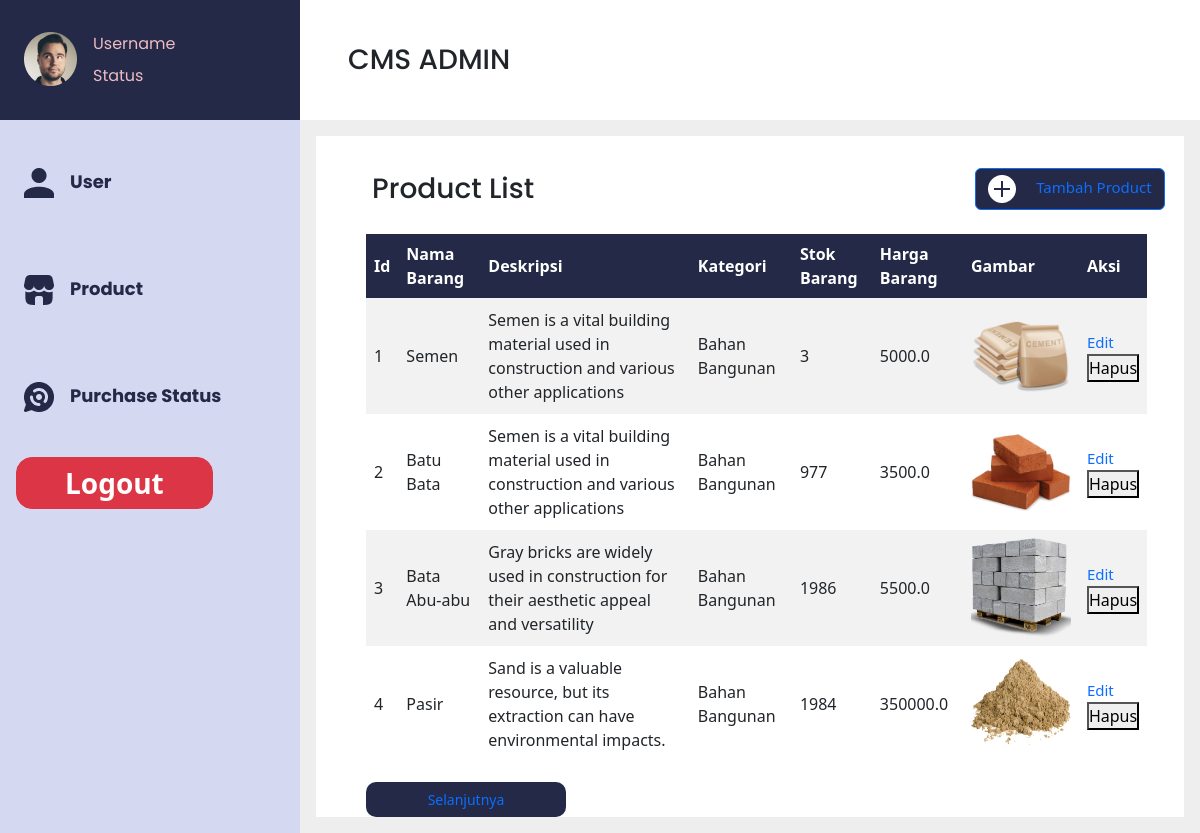
The page /admin_crud (signed in) on the database as committed earlier.
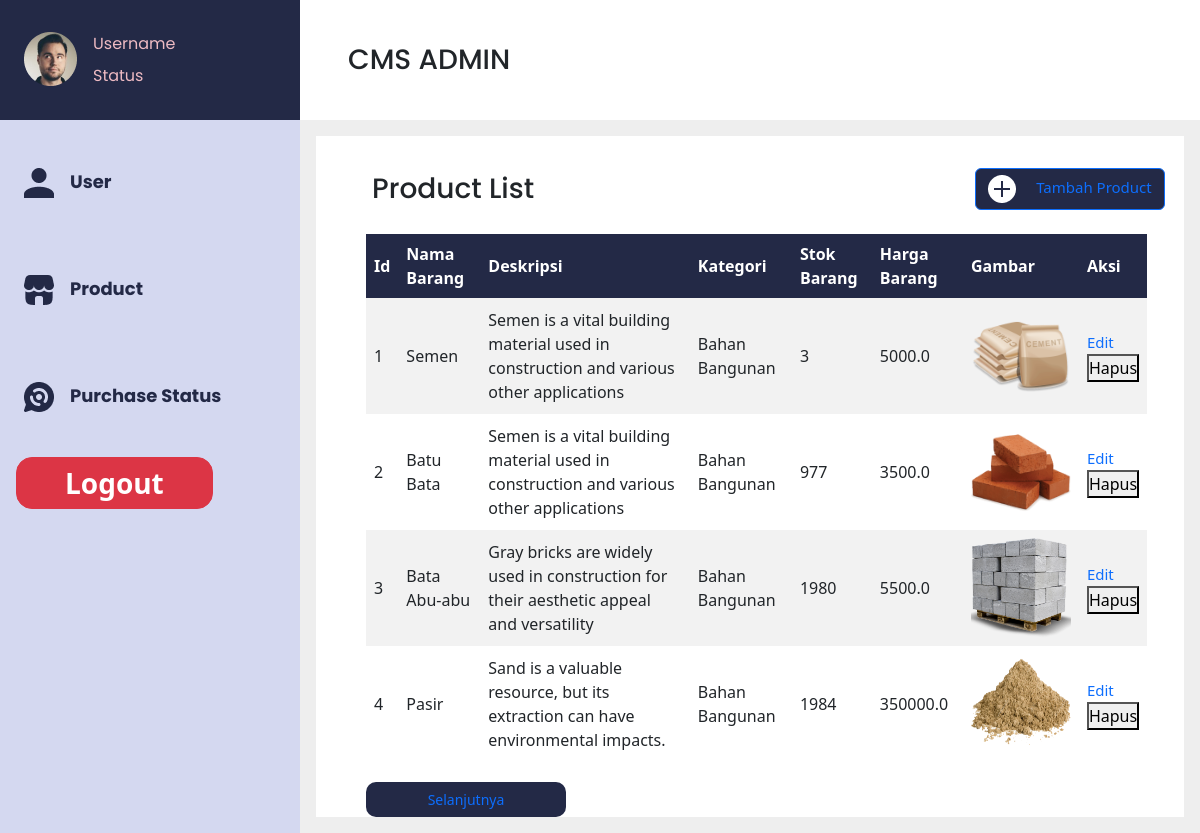
The same page on the database as committed later.
### models/product.py (models this page shows)
class Product(db.Model):
    __tablename__ = 'product'
    id_product = db.Column(db.Integer, primary_key=True)
    name = db.Column(db.String(100))
    desc = db.Column(db.String(100))
    category = db.Column(db.String(100))
    quantityInStock = db.Column(db.Integer)
    price = db.Column(db.Float)
    picture = db.Column(db.String(100))

### app.py (the view)
@app.route("/admin_crud")
@admin_required
def admin_crud():
    barang_list = Product.query.all()
    return render_template('admin_crud.html', barang_list=barang_list)

### app.py (called while the page is built)
def admin_required(func):
    @wraps(func)
    def decorated_view(*args, **kwargs):
        if not current_user.is_authenticated or not current_user.is_admin:
            flash("You need to log in as an admin to access this page.", "danger")
            return redirect(url_for('loginadmin'))
        return func(*args, **kwargs)
    return decorated_view

@login_manager.user_loader
def load_user(user_id):
    return User.query.get(int(user_id))

### templates/admin_crud.html (shortened to what this page needs)
<!DOCTYPE html>
<html lang="en">
<head>
    <link rel="stylesheet" type="text/css" href="{{ url_for('static', filename='css/crud_admin.css') }}">
    <link href="https://cdn.jsdelivr.net/npm/bootstrap@5.3.2/dist/css/bootstrap.min.css" rel="stylesheet"
>
</head>
<body>
    <div class="d-flex bd-highlight">
        <div class="d-flex flex-column bd-highlight justify-content-center" style="flex: 0 0 25%;">
            <div class="py-4 px-3 d-flex flex-row bd-highlight" style="background-color: #232946;">
                <div class="p-2 bd-highlight"><img src="../static/asset/Ellipse 9.png"></div>
                <div class="p-1 bd-highlight">
                    <div class="d-flex flex-column bd-highlight">
                        <div class="p-1 bd-highlight">Username</div>
                        <div class="p-1 bd-highlight">Status</div>
                    </div>
                </div>
            </div>
        </div>
        <div class="bd-highlight d-flex align-items-center ms-5 mt-3" style="flex: 0 0 70%;">
            <p class="fs-3" style="font-family: 'Poppins', sans-serif; font-weight: 500;">CMS ADMIN</p>
        </div>
    </div>
    <div class="d-flex bd-highlight">
        <div class="d-flex flex-column bd-highlight p-3" style="flex: 0 0 25%; background-color: #D4D8F0;">
            <div class="d-flex flex-row bd-highlight py-4">
                <div class="p-2 bd-highlight"><img src="../static/asset/Vector (3).png" alt=""></div>
                <div class="p-2 bd-highlight"> <a href="{{ url_for('admin_user') }}">
                        <p class="fw-bold">User</p>
                    </a></div>
            </div>
            <div class="d-flex flex-row bd-highlight py-4">
                <div class="p-2 bd-highlight"><img src="../static/asset/Vector (1).png" alt=""></div>
                <div class="p-2 bd-highlight"> <a href="{{ url_for('admin_crud') }}">
                        <p class="fw-bold">Product</p>
                    </a></div>
            </div>
            <div class="d-flex flex-row bd-highlight py-4">
                <div class="p-2 bd-highlight"><img src="../static/asset/Vector (2).png" alt=""></div>
                <div class="p-2 bd-highlight"> <a href="{{ url_for('admin_status') }}">
                        <p class="fw-bold">Purchase Status</p>
                    </a></div>
            </div>
            <form action="{{ url_for('logoutadmin') }}" method="POST">
                <button class="btn btn-danger fw-bold py-1 px-5 fs-3 rounded-4 mb-1"
                    type="submit">Logout</button>
            </form>
        </div>
        <div class="bd-highlight d-flex p-3" style="flex: 0 0 75%; background-color: #eeeeee;">
            <div class="d-flex flex-column bd-highlight" style="background-color: white;">
                <div class="p-2 bd-highlight mt-4 ms-5">
                    <div class="d-flex bd-highlight">
                        <div class="d-flex flex-column bd-highlight justify-content-center" style="flex: 0 0 75%;">
                            <p class="fs-3" style="font-family: 'Poppins', sans-serif; font-weight: 500;">Product List
                            </p>
                        </div>
                        <div class="bd-highlight me-5" style="flex: 0 0 25%;">
                            <button type="button" class="btn btn-primary" style="background-color: #232946;">
                                <img class="me-3" src="../static/asset/tambahProduct.png" alt=""> <a href="/add">Tambah Product</a></button>
                        </div>
                    </div>
                </div>
                <table class="p-2">
                    <tr>
                        <th>Id</th>
                        <th>Nama Barang</th>
                        <th>Deskripsi</th>
                        <th>Kategori</th>
                        <th>Stok Barang</th>
                        <th>Harga Barang</th>
                        <th>Gambar</th>
                        <th>Aksi</th>
                    </tr>
                    {% set items_per_page = 4 %}
                    {% set offset = request.args.get('offset', 0) | int %}
                    {% set start = offset %}
                    {% set end = offset + items_per_page %}
                    {% for barang in barang_list[start:end] %}
                    <tr>
                        <td>{{ barang.id_product }}</td>
                        <td>{{ barang.name }}</td>
                        <td>{{ barang.desc }}</td>
                        <td>{{ barang.category }}</td>
                        <td>{{ barang.quantityInStock }}</td>
                        <td>{{ barang.price }}</td>
                        <td><img src="{{ url_for('static', filename='unggah/'+ barang.picture) }}" width="100"
                                height="100">
                        </td>
                        <td>
                            <a href="/edit/{{ barang.id_product }}">Edit</a>
                            <form method="POST" action="/delete/{{ barang.id_product }}"
                                onsubmit="return confirm('Are you sure you want to delete this item?');">
                                <button type="submit">Hapus</button>
                            </form>
                        </td>
                    </tr>
                    {% endfor %}
                </table>
                <div class="button-main">
                    {% if end < barang_list|length %} <a class="button" href="{{ url_for('admin_crud', offset=end) }}">
                        Selanjutnya</a>
                    {% endif %}
                </div>
            </div>
        </div>
    </div>
</body>
</html>

### static/css/crud_admin.css (style rules this page uses)
* { padding: 0; margin: 0; }
a { color: white; font-size: 15px; text-decoration: none; }
table { margin-left: 50px; border-collapse: collapse; width: 90%; }
th, td { border: 1px solid #dee2e6; padding: 8px; }
th { background-color: #232946; color: #fff; font-weight: bold; }
tr:nth-child(even) { background-color: #f2f2f2; }
tr:nth-child(odd) { background-color: #fff; }
.button-main { margin-left: 50px; }
.button { border-radius: 10px; margin-top: 20px; width: 200px; height: 35px; background-color: #232946; }
a.button { display: flex; justify-content: center; align-items: center; font-size: 14px; }

### templates/admin_crud.html (style rules this page uses)
.p-1.bd-highlight { font-family: 'Poppins', sans-serif; color: #EEBBC3; font-size: medium; }
p.fw-bold { font-family: 'Poppins', sans-serif; color: #232946; font-weight: bold; font-size: large; }
a { text-decoration: none; }

Rows that differ between the two databases and show on the page:
changed Product "Bata Abu-abu": quantityInStock "1986" → "1980"
